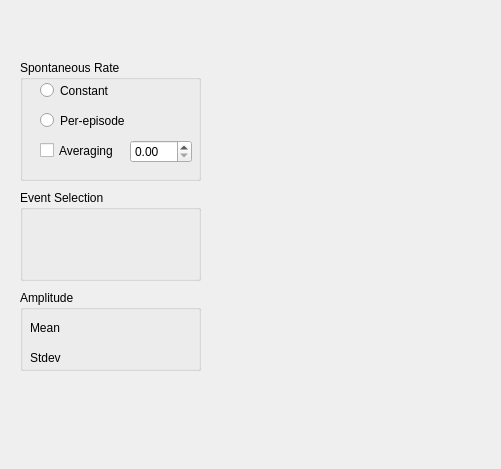
<?xml version="1.0" encoding="UTF-8"?>
<ui version="4.0">
 <class>Form</class>
 <widget class="QWidget" name="Form">
  <property name="geometry">
   <rect>
    <x>0</x>
    <y>0</y>
    <width>501</width>
    <height>469</height>
   </rect>
  </property>
  <property name="windowTitle">
   <string>Form</string>
  </property>
  <widget class="QGroupBox" name="groupBox">
   <property name="geometry">
    <rect>
     <x>20</x>
     <y>60</y>
     <width>181</width>
     <height>121</height>
    </rect>
   </property>
   <property name="title">
    <string>Spontaneous Rate</string>
   </property>
   <widget class="QRadioButton" name="radioButton">
    <property name="geometry">
     <rect>
      <x>20</x>
      <y>20</y>
      <width>95</width>
      <height>21</height>
     </rect>
    </property>
    <property name="text">
     <string>Constant</string>
    </property>
   </widget>
   <widget class="QRadioButton" name="radioButton_2">
    <property name="geometry">
     <rect>
      <x>20</x>
      <y>50</y>
      <width>95</width>
      <height>21</height>
     </rect>
    </property>
    <property name="text">
     <string>Per-episode</string>
    </property>
   </widget>
   <widget class="QCheckBox" name="checkBox">
    <property name="geometry">
     <rect>
      <x>20</x>
      <y>80</y>
      <width>80</width>
      <height>21</height>
     </rect>
    </property>
    <property name="text">
     <string>Averaging</string>
    </property>
   </widget>
   <widget class="QDoubleSpinBox" name="doubleSpinBox">
    <property name="geometry">
     <rect>
      <x>110</x>
      <y>80</y>
      <width>62</width>
      <height>23</height>
     </rect>
    </property>
   </widget>
  </widget>
  <widget class="QGroupBox" name="groupBox_2">
   <property name="geometry">
    <rect>
     <x>20</x>
     <y>190</y>
     <width>181</width>
     <height>91</height>
    </rect>
   </property>
   <property name="title">
    <string>Event Selection</string>
   </property>
  </widget>
  <widget class="QGroupBox" name="groupBox_3">
   <property name="geometry">
    <rect>
     <x>20</x>
     <y>290</y>
     <width>181</width>
     <height>81</height>
    </rect>
   </property>
   <property name="title">
    <string>Amplitude</string>
   </property>
   <widget class="QLabel" name="label">
    <property name="geometry">
     <rect>
      <x>10</x>
      <y>30</y>
      <width>54</width>
      <height>15</height>
     </rect>
    </property>
    <property name="text">
     <string>Mean</string>
    </property>
   </widget>
   <widget class="QLabel" name="label_2">
    <property name="geometry">
     <rect>
      <x>10</x>
      <y>60</y>
      <width>54</width>
      <height>15</height>
     </rect>
    </property>
    <property name="text">
     <string>Stdev</string>
    </property>
   </widget>
  </widget>
 </widget>
 <resources/>
 <connections/>
</ui>
